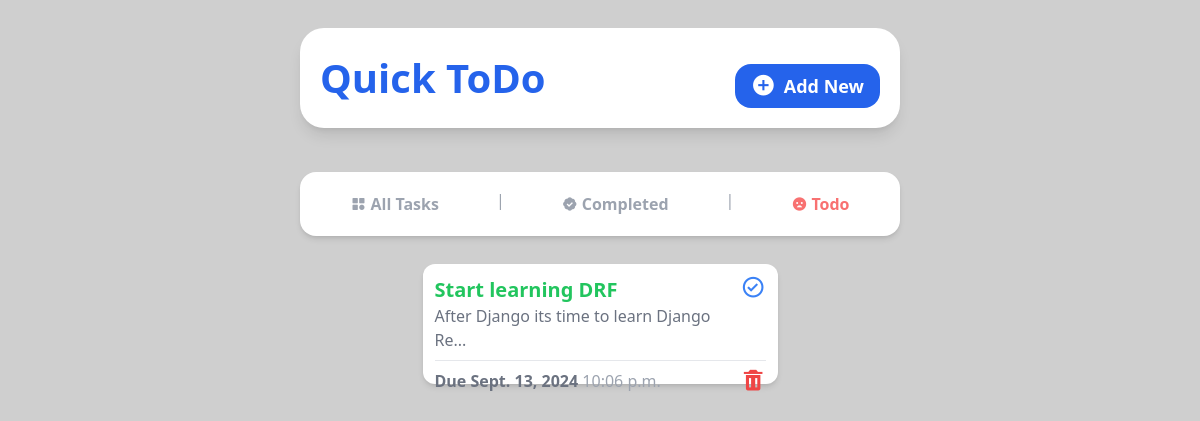
/Remaining/, run on the app's committed database.
### app/models.py (models this page shows, shortened)
class AddTask(models.Model):
    task_name = models.CharField(max_length=150)
    description = models.TextField(null=True,blank=True)
    duedate = models.DateField()
    duetime = models.TimeField()
    completed = models.BooleanField(default = False)

### app/views.py (the view)
# urls.py: path('Remaining/',views.remaining,name='remaining'),
def remaining(request):
    tasks = AddTask.objects.all()
    return render(request,'app/remaining.html',{'tasks':tasks})

### app/templates/app/remaining.html
{% include 'app/base.html' %}
{% include 'app/remaining_nav.html' %}
{% block content %}
    <section
      class="flex flex-1 flex-wrap justify-center gap-3 bg-[#fff0] w-10/12 md:w-11/12 h-full mb-3 rounded-2xl p-3 overflow-y-auto scrollbar-hide">
      {% for task in tasks %}
      {% if task.completed is False %}
      <div class="w-[355px] shadow-md flex flex-col bg-white h-[120px] rounded-xl p-3">
        <div class="flex flex-row justify-between">
          <div>
            <a href="{% url 'task_details' task.id %}">
              <h1 class="text-green-500 font-semibold text-xl">
                {{task.task_name}}
              </h1>
            </a>
            <p class="text-gray-500 text-md">
              {{task.description | slice:":40"}}...
            </p>
          </div>
          <a href="{% url 'clicked' task.id %}">
            <i class="bx bx-check-circle bx-sm text-blue-500"></i>
          </a>
        </div>
        <hr class="border-t border-gray-200 my-2" />
        <div class="flex flex-row justify-between">
          <h2 class="text-gray-500 font-bold">
            Due {{task.duedate}} <span class="font-medium text-gray-400">{{task.duetime}}</span>
          </h2>
          <a href="{% url 'delete' task.id %}">
            <i class="bx bxs-trash bx-sm text-red-500"></i>
          </a>
        </div>
      </div>
      {% endif %}
      {% endfor %}
    </section>
{% endblock content %}

### app/static/app/css/style.css (style rules this page uses)
html { line-height: 1.5; -webkit-text-size-adjust: 100%; -moz-tab-size: 4; -o-tab-size: 4; tab-size: 4; font-family: ui-sans-serif, system-ui, -apple-system, BlinkMacSystemFont, "Segoe UI", Roboto, "Helvetica Neue", Arial, "Noto Sans", sans-serif, "Apple Color Emoji", "Segoe UI Emoji", "Segoe UI Symbol", "Noto Color Emoji"; font-feature-settings: normal; font-variation-settings: normal; }
body { margin: 0; line-height: inherit; }
hr { height: 0; color: inherit; border-top-width: 1px; }
h1, h2, h3, h4, h5, h6 { font-size: inherit; font-weight: inherit; }
a { color: inherit; text-decoration: inherit; }
blockquote, dl, dd, h1, h2, h3, h4, h5, h6, hr, figure, p, pre { margin: 0; }
.my-2 { margin-top: 0.5rem; margin-bottom: 0.5rem; }
.mb-3 { margin-bottom: 0.75rem; }
.flex { display: flex; }
.h-\[120px\] { height: 120px; }
.h-full { height: 100%; }
.h-screen { height: 100vh; }
.w-10\/12 { width: 83.333333%; }
.w-\[355px\] { width: 355px; }
.flex-1 { flex: 1 1 0%; }
.flex-row { flex-direction: row; }
.flex-col { flex-direction: column; }
.flex-wrap { flex-wrap: wrap; }
.items-center { align-items: center; }
.justify-center { justify-content: center; }
.justify-between { justify-content: space-between; }
.gap-3 { gap: 0.75rem; }
.gap-4 { gap: 1rem; }
.overflow-y-auto { overflow-y: auto; }
.rounded-2xl { border-radius: 1rem; }
.rounded-xl { border-radius: 0.75rem; }
.border-t { border-top-width: 1px; }
.border-gray-200 { --tw-border-opacity: 1; border-color: rgb(229 231 235 / var(--tw-border-opacity)); }
.bg-\[\#cfcfcf\] { --tw-bg-opacity: 1; background-color: rgb(207 207 207 / var(--tw-bg-opacity)); }
.bg-\[\#fff0\] { background-color: #fff0; }
.bg-white { --tw-bg-opacity: 1; background-color: rgb(255 255 255 / var(--tw-bg-opacity)); }
.p-3 { padding: 0.75rem; }
.text-xl { font-size: 1.25rem; line-height: 1.75rem; }
.font-bold { font-weight: 700; }
.font-medium { font-weight: 500; }
.font-semibold { font-weight: 600; }
.text-blue-500 { --tw-text-opacity: 1; color: rgb(59 130 246 / var(--tw-text-opacity)); }
.text-gray-400 { --tw-text-opacity: 1; color: rgb(156 163 175 / var(--tw-text-opacity)); }
.text-gray-500 { --tw-text-opacity: 1; color: rgb(107 114 128 / var(--tw-text-opacity)); }
.text-green-500 { --tw-text-opacity: 1; color: rgb(34 197 94 / var(--tw-text-opacity)); }
.text-red-500 { --tw-text-opacity: 1; color: rgb(239 68 68 / var(--tw-text-opacity)); }
.shadow-md { --tw-shadow: 0 4px 6px -1px rgb(0 0 0 / 0.1), 0 2px 4px -2px rgb(0 0 0 / 0.1); --tw-shadow-colored: 0 4px 6px -1px var(--tw-shadow-color), 0 2px 4px -2px var(--tw-shadow-color); box-shadow: var(--tw-ring-offset-shadow, 0 0 #0000), var(--tw-ring-shadow, 0 0 #0000), var(--tw-shadow); }
@media (min-width: 768px) { .md\:w-11\/12 { width: 91.666667%; } }

### data on the page
AddTask: task_name "Start learning DRF", description "After Django its time to learn Django Re", duedate "Sept. 13, 2024", duetime "10:06 p.m."
